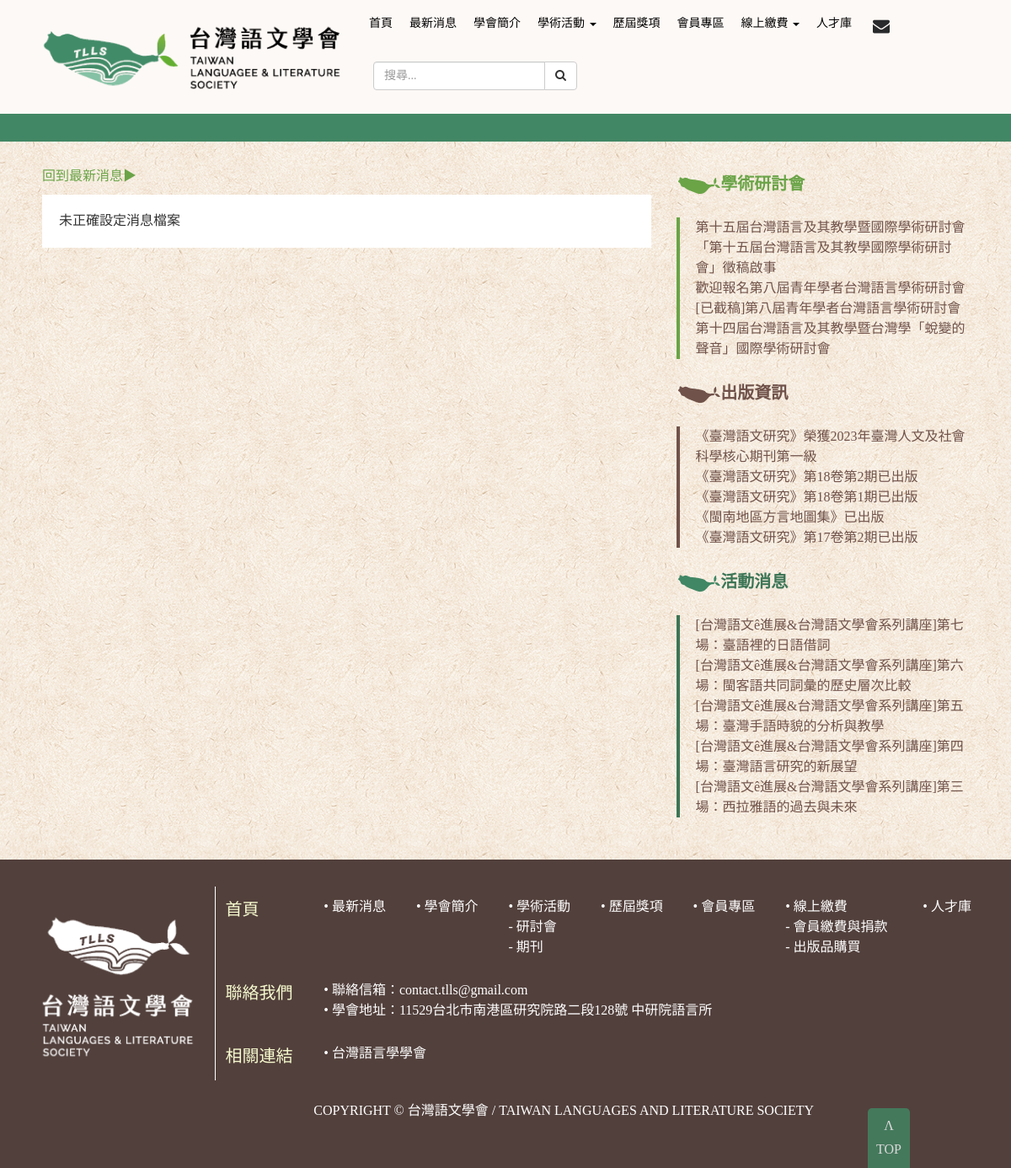
The page /NewsMasterPage.php on the database its author committed.
### tables this page shows
CREATE TABLE `news` (
  `_ID` int(11) NOT NULL AUTO_INCREMENT,
  `Title` text NOT NULL,
  `Classification` text NOT NULL,
  `url` text NOT NULL,
  `OrderIndex` int(11) NOT NULL,
  `DateTime` date NOT NULL,
  `PostedBy` text NOT NULL,
  `IsShow` tinyint(1) NOT NULL,
  `ShowOnMarquee` tinyint(1) NOT NULL DEFAULT '0',
  `OpenAnotherWindow` tinyint(1) NOT NULL DEFAULT '0',
  `Mode` text NOT NULL,
  PRIMARY KEY (`_ID`)
);

### NewsMasterPage.php (the view, shortened to what this page needs)
<!DOCTYPE HTML>
<html>
<head>
	<link href="css/bootstrap.css" rel="stylesheet" type="text/css" media="all" />
	<link href="css/style.css" rel="stylesheet" type="text/css" media="all" />
</head>
<?php include_once "Conn_SQL.php"; ?>
<body class="AllBODY">
	<?php include_once('Top.php');?>
	<?php include_once('banner.php');?>
	<?php include_once('marquee.php');?>
	<div class="AllBODY container ">
		<div class="video-bottom-grids1" style="margin:10px">
			<div class="col-md-8" style="margin-top:20px;">
                <a href="News.php" style="color:#6AA447">回到最新消息▶</a>
                <div style="background-color:white;margin-top:10px;padding:20px">
                    <?php
                    if(isset($_GET['_ID']))
                        $News_ID=$_GET['_ID'];
                    else
                        $News_ID=1;
                    $sqlNewsConnent = "SELECT * FROM `news` WHERE `IsShow`=1 AND `_ID`='".$News_ID."' ORDER BY `OrderIndex` DESC";
                    $resulNewsConnent = $conn_1->query($sqlNewsConnent);
                    if ($resulNewsConnent->num_rows > 0) {
                        while ($rowNewsConnent = mysqli_fetch_array($resulNewsConnent)) {
                            $filePath="News/".$rowNewsConnent['url'].".txt";
                            if (file_exists($filePath)) {
                                echo "<h2>".$rowNewsConnent['Title']."</h2><br>";
                                echo "<h4>".$rowNewsConnent['DateTime']."  ".$rowNewsConnent['PostedBy']."</h4><br>";
                                include_once($filePath);
                            } else {
                                echo "未正確設定消息檔案";
                            }
                            break;
                        }
                    }
                    ?>
                </div>
            </div>
			<div class="col-md-4 ">
                <?php
                    $sqlNewsInfo = "SELECT distinct `Classification` FROM `news` WHERE `IsShow`=1 ORDER BY `OrderIndex` DESC";
                    $resulNewsInfo = $conn_1->query($sqlNewsInfo);
                    if ($resulNewsInfo->num_rows > 0) {
                        while ($rowNewsInfo = mysqli_fetch_array($resulNewsInfo)) {
                            $titlecolor="#3C7556";
                            $titlecsrc="icon-LOGO3.png";
                            if($rowNewsInfo['Classification']=="活動消息"){$titlecsrc="icon-LOGO3.png";$titlecolor="#3C7556";}
                            if($rowNewsInfo['Classification']=="學術研討會"){$titlecsrc="icon-LOGO4.png";$titlecolor="#6AA447";}
                            if($rowNewsInfo['Classification']=="出版資訊"){$titlecsrc="icon-LOGO5.png";$titlecolor="#70524A";}
                            echo "<table style='width:100%'>";
                            echo "    <tr>";
                            echo "        <th colspan='12' style='color:".$titlecolor.";line-height:4em;font-size:20px;'><img src='images/".$titlecsrc."'/>".$rowNewsInfo['Classification']."</th>";
                            echo "    </tr>";
                            $itemsql = "SELECT * FROM `news` WHERE `IsShow`=1 AND `Classification`='".$rowNewsInfo['Classification']."'  ORDER BY `OrderIndex` DESC LIMIT 0 , 5";
                            $itemresult = $conn_1->query($itemsql);
                            while ($itemrow = mysqli_fetch_array($itemresult)) {
                                echo "<tr>";
                                echo "  <td style='width:1%;border-left: 4px solid ".$titlecolor.";'></td>";
								if($itemrow["Mode"]=="File")
                                    echo "  <td style='width:16%;line-height:1.5em;'><a style='color:#70524A;' href='Attachment/News/".$itemrow["url"]."'>".$itemrow['Title']."</a><br></td>";
                                else if($itemrow["Mode"]=="Page")
                                    echo "  <td style='width:16%;line-height:1.5em;'><a style='color:#70524A;' href='NewsMasterPage.php?_ID=".$itemrow['_ID']."'>".$itemrow['Title']."</a><br></td>";
                                else if($itemrow["Mode"]=="Link")
                                    echo "  <td style='width:16%;line-height:1.5em;'><a style='color:#70524A;' href='".$itemrow['url']."'>".$itemrow['Title']."</a><br></td>";
                                echo "</tr>";
                            }
                            echo "</table>";
                        }
                    }
                ?>
            </div>
			<div class="clearfix"> </div>
		</div>
		</div>
	<?php include_once('footer.php'); ?>
</body>
</html>

### css/style.css (style rules this page uses)
html, body { font-size: 100%; background: #fff; font-family: CustomFont,"標楷體"; }
h1,h2,h3,h4,h5,h6,a { font-family: CustomFont,"標楷體"; font-weight:100; margin:0; }

### css/twlls.css (style rules this page uses)
.AllBODY { background-image: url('../images/bg.jpg'); background-size: auto; background-position: center; background-repeat: repeat; }

### rows shown on the page
news: url "未正確設定消息檔案"
news: Title "第十五屆台灣語言及其教學暨國際學術研討會"
news: Title "「第十五屆台灣語言及其教學國際學術研討會」徵稿啟事"
news: Title "歡迎報名第八屆青年學者台灣語言學術研討會"
news: Title "[已截稿]第八屆青年學者台灣語言學術研討會"
news: Title "第十四屆台灣語言及其教學暨台灣學「蛻變的聲音」國際學術研討會"
news: Title "《臺灣語文研究》榮獲2023年臺灣人文及社會科學核心期刊第一級"
news: Title "《臺灣語文研究》第18卷第2期已出版"
news: Title "《臺灣語文研究》第18卷第1期已出版"
news: Title "《閩南地區方言地圖集》已出版"
news: Title "《臺灣語文研究》第17卷第2期已出版"
news: Title "[台灣語文ê進展&台灣語文學會系列講座]第七場：臺語裡的日語借詞"
news: Title "[台灣語文ê進展&台灣語文學會系列講座]第六場：閩客語共同詞彙的歷史層次比較"
news: Title "[台灣語文ê進展&台灣語文學會系列講座]第五場：臺灣手語時貌的分析與教學"
news: Title "[台灣語文ê進展&台灣語文學會系列講座]第四場：臺灣語言研究的新展望"
news: Title "[台灣語文ê進展&台灣語文學會系列講座]第三場：西拉雅語的過去與未來"

### other values the page prints
$rowNewsInfo['Classification'] "學術研討會"
$rowNewsInfo['Classification'] "出版資訊"
$rowNewsInfo['Classification'] "活動消息"
